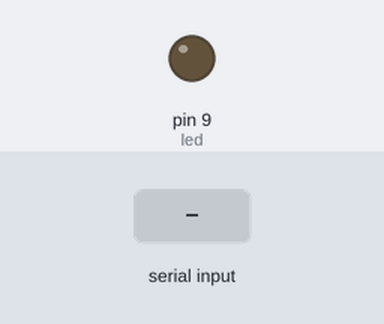
Bench run of a sketch on a simulated Arduino Uno, built with avr-gcc and run on an emulated ATmega328P. On the bench: output pins drawn as LEDs (lit = HIGH). The test bench sets the inputs (shaded band).

Above: at 1.2 s.
1.3 s: "90,45\n" received over Serial
At 2.1 s:
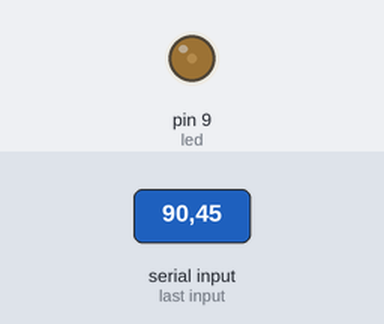
3.8 s: "30,150\n" received over Serial
At 4.6 s:
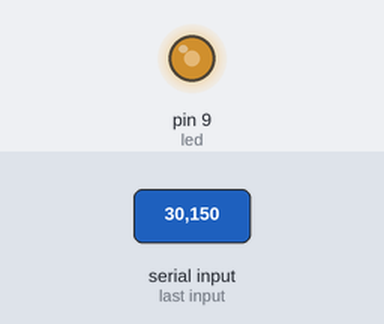
6.3 s: "200\n" received over Serial
At 7.0 s:
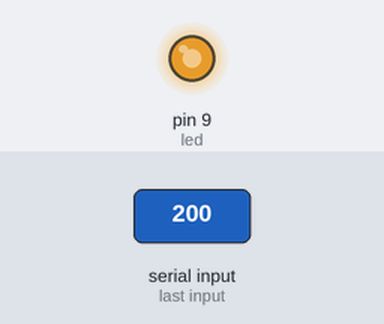
Timing chart, 0 to 9.3 s (numbered marks = the images above; inputs shaded):
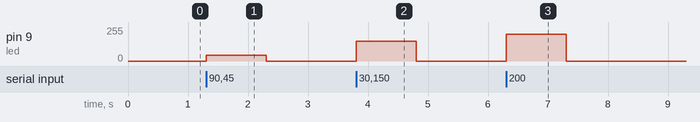

The sketch:

4.Serial.comm_parseint_to_led.ino
```cpp
int number;
int led = 9;

void setup() {
  // put your setup code here, to run once:
  Serial.begin (9600);
  pinMode (led , OUTPUT);
}

void loop() {
  // put your main code here, to run repeatedly:
  if (Serial.available () > 0)
  {
    number = Serial.parseInt();
    analogWrite(led , number);
  }
}
```

Measured:
- after the input at 1.3 s, pin 9 (led): 0/255 → 45/255 at once, → 0/255 1.0 s later
- after the input at 3.8 s, pin 9 (led): 0/255 → 150/255 at once, → 0/255 1.0 s later
- after the input at 6.3 s, pin 9 (led): 0/255 → 200/255 at once, → 0/255 1.0 s later
